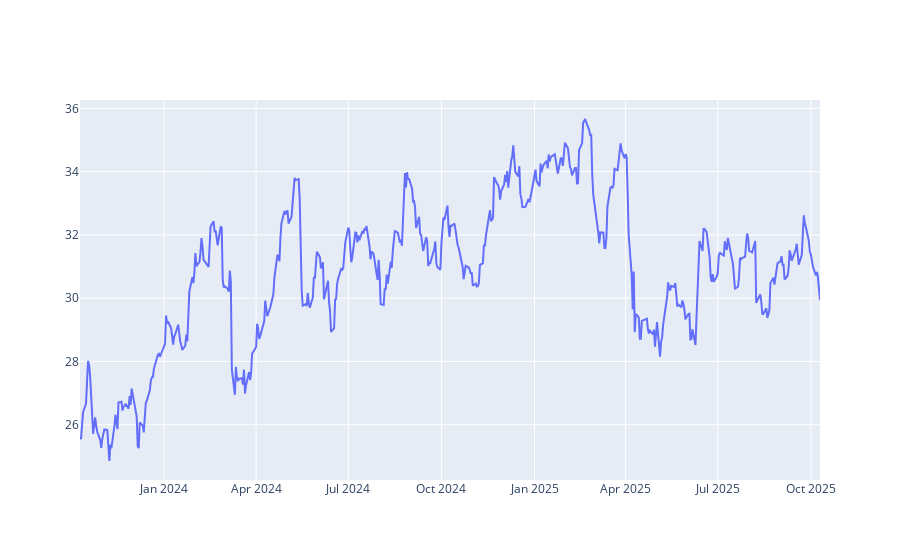

Notebook code cell kept with this figure:
### Code cell
fig = go.Figure()

fig.add_trace(go.Scatter(
    y=data["Close"]["PETR4.SA"],
    x=data.index,
    name="Preço PETR4.SA",
    yaxis="y1"
))


fig.show(fig_type="png")

### Figure 1 — Plotly figure (JSON) as saved in the notebook; plotly's stock layout.template omitted (floating-point values rounded to 4 significant figures; data arrays with more than 128 entries replaced by an {"elided": "..."} marker saying what was removed)
{"data": [{"name": "Preço PETR4.SA", "type": "scatter", "x": {"elided": "501 str values"}, "y": {"elided": "501 float values"}, "yaxis": "y"}], "layout": {}}
